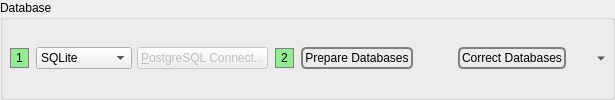
                 <widget class="QGroupBox" name="groupBox_15">
                  <property name="sizePolicy">
                   <sizepolicy hsizetype="Preferred" vsizetype="Maximum">
                    <horstretch>0</horstretch>
                    <verstretch>0</verstretch>
                   </sizepolicy>
                  </property>
                  <property name="title">
                   <string>Database</string>
                  </property>
                  <layout class="QHBoxLayout" name="horizontalLayout_87">
                   <property name="spacing">
                    <number>5</number>
                   </property>
                   <property name="leftMargin">
                    <number>5</number>
                   </property>
                   <property name="topMargin">
                    <number>5</number>
                   </property>
                   <property name="rightMargin">
                    <number>5</number>
                   </property>
                   <property name="bottomMargin">
                    <number>5</number>
                   </property>
                   <item>
                    <widget class="QLabel" name="label_105">
                     <property name="sizePolicy">
                      <sizepolicy hsizetype="Fixed" vsizetype="Fixed">
                       <horstretch>0</horstretch>
                       <verstretch>0</verstretch>
                      </sizepolicy>
                     </property>
                     <property name="styleSheet">
                      <string notr="true">QLabel {
 border: 1px solid gray;
 background-color: lightgreen;
 margin: 2px;
 padding: 2px;
 }</string>
                     </property>
                     <property name="text">
                      <string>1</string>
                     </property>
                    </widget>
                   </item>
                   <item>
                    <widget class="QComboBox" name="urls_db_type">
                     <property name="currentIndex">
                      <number>1</number>
                     </property>
                     <property name="sizeAdjustPolicy">
                      <enum>QComboBox::AdjustToContents</enum>
                     </property>
                     <item>
                      <property name="text">
                       <string>PostgreSQL</string>
                      </property>
                     </item>
                     <item>
                      <property name="text">
                       <string>SQLite</string>
                      </property>
                     </item>
                    </widget>
                   </item>
                   <item>
                    <widget class="QPushButton" name="postgresqlConnect">
                     <property name="enabled">
                      <bool>false</bool>
                     </property>
                     <property name="text">
                      <string>&amp;PostgreSQL Connect...</string>
                     </property>
                    </widget>
                   </item>
                   <item>
                    <widget class="QLabel" name="label_120">
                     <property name="sizePolicy">
                      <sizepolicy hsizetype="Fixed" vsizetype="Fixed">
                       <horstretch>0</horstretch>
                       <verstretch>0</verstretch>
                      </sizepolicy>
                     </property>
                     <property name="styleSheet">
                      <string notr="true">QLabel {
 border: 1px solid gray;
 background-color: lightgreen;
 margin: 2px;
 padding: 2px;
 }</string>
                     </property>
                     <property name="text">
                      <string>2</string>
                     </property>
                    </widget>
                   </item>
                   <item>
                    <widget class="QPushButton" name="prepareUrlDatabases">
                     <property name="styleSheet">
                      <string notr="true">QPushButton {
 border: 2px solid gray;
 background-color: qlineargradient(x1: 0, y1: 0, x2: 0, y2: 1,
                                   stop: 0 #E0E0E0, stop: 1 #FFFFFF);
 border-radius: 5px;

 padding: 2px;
 }


QPushButton:hover { 
background-color: qlineargradient(x1: 0, y1: 0, x2: 0, y2: 1,
                                   stop: 0 rgb(254,229,172), stop: 1 #FFFFFF);
background-position: top center; } 

QPushButton:pressed {
     background-color: darkgray;
     border-style: inset;
 }</string>
                     </property>
                     <property name="text">
                      <string>Prepare Databases</string>
                     </property>
                    </widget>
                   </item>
                   <item>
                    <spacer name="horizontalSpacer_71">
                     <property name="orientation">
                      <enum>Qt::Horizontal</enum>
                     </property>
                     <property name="sizeHint" stdset="0">
                      <size>
                       <width>40</width>
                       <height>20</height>
                      </size>
                     </property>
                    </spacer>
                   </item>
                   <item>
                    <widget class="QPushButton" name="correctUrlDatabases">
                     <property name="toolTip">
                      <string>Remove orphaned database entries.</string>
                     </property>
                     <property name="styleSheet">
                      <string notr="true">QPushButton {
 border: 2px solid gray;
 background-color: qlineargradient(x1: 0, y1: 0, x2: 0, y2: 1,
                                   stop: 0 #E0E0E0, stop: 1 #FFFFFF);
 border-radius: 5px;

 padding: 2px;
 }


QPushButton:hover { 
background-color: qlineargradient(x1: 0, y1: 0, x2: 0, y2: 1,
                                   stop: 0 rgb(254,229,172), stop: 1 #FFFFFF);
background-position: top center; } 

QPushButton:pressed {
     background-color: darkgray;
     border-style: inset;
 }</string>
                     </property>
                     <property name="text">
                      <string>Correct Databases</string>
                     </property>
                    </widget>
                   </item>
                   <item>
                    <widget class="QToolButton" name="deleteAllUrls">
                     <property name="styleSheet">
                      <string notr="true">QPushButton {
 border: 2px solid gray;
 background-color: qlineargradient(x1: 0, y1: 0, x2: 0, y2: 1,
                                   stop: 0 #E0E0E0, stop: 1 #FFFFFF);
 border-radius: 5px;

 padding: 2px;
 }


QPushButton:hover { 
background-color: qlineargradient(x1: 0, y1: 0, x2: 0, y2: 1,
                                   stop: 0 rgb(254,229,172), stop: 1 #FFFFFF);
background-position: top center; } 

QPushButton:pressed {
     background-color: darkgray;
     border-style: inset;
 }</string>
                     </property>
                     <property name="icon">
                      <iconset resource="../Icons/icons.qrc">
                       <normaloff>:/generic/menu.png</normaloff>:/generic/menu.png</iconset>
                     </property>
                     <property name="popupMode">
                      <enum>QToolButton::MenuButtonPopup</enum>
                     </property>
                     <property name="autoRaise">
                      <bool>true</bool>
                     </property>
                    </widget>
                   </item>
                  </layout>
                 </widget>
